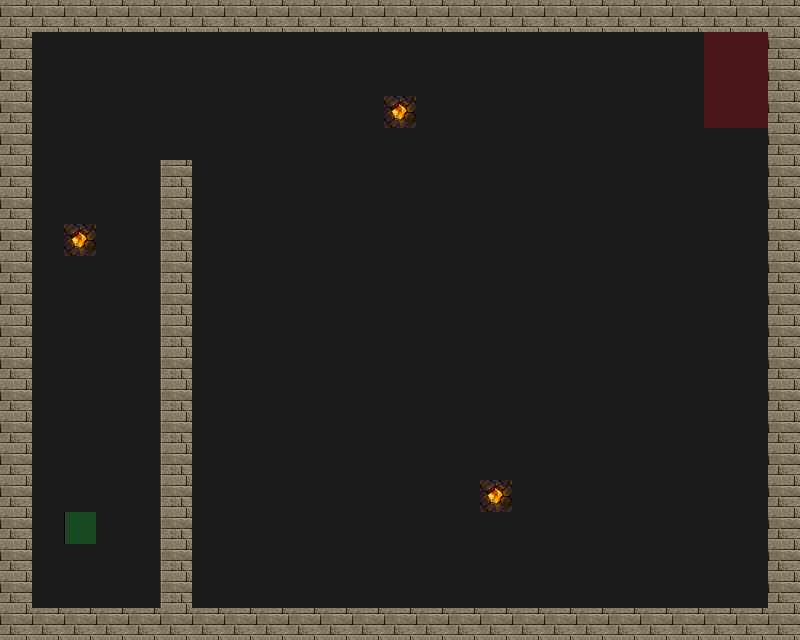

Below is a game level as drawn by its tile map, then a one-line description and the .tmx file that defines it, in full:
An orthogonal 25x20 tile map with 32x32 px tiles, 4 tile layers (Road, Trap, Wall, Utility), 4 tilesets.

<map version="1.2" tiledversion="1.2.3" orientation="orthogonal" renderorder="right-down" width="25" height="20" tilewidth="32" tileheight="32" infinite="0" nextlayerid="5" nextobjectid="1">
 <tileset firstgid="1" source="tilesets/meta.tsx" />
 <tileset firstgid="3" source="tilesets/road.tsx" />
 <tileset firstgid="4" source="tilesets/traps.tsx" />
 <tileset firstgid="196" source="tilesets/wallsandroofs.tsx" />
 <layer id="1" name="Road" width="25" height="20">
  <data encoding="csv">
3,3,3,3,3,3,3,3,3,3,3,3,3,3,3,3,3,3,3,3,3,3,3,3,3,
3,3,3,3,3,3,3,3,3,3,3,3,3,3,3,3,3,3,3,3,3,3,3,3,3,
3,3,3,3,3,3,3,3,3,3,3,3,3,3,3,3,3,3,3,3,3,3,3,3,3,
3,3,3,3,3,3,3,3,3,3,3,3,3,3,3,3,3,3,3,3,3,3,3,3,3,
3,3,3,3,3,3,3,3,3,3,3,3,3,3,3,3,3,3,3,3,3,3,3,3,3,
3,3,3,3,3,3,3,3,3,3,3,3,3,3,3,3,3,3,3,3,3,3,3,3,3,
3,3,3,3,3,3,3,3,3,3,3,3,3,3,3,3,3,3,3,3,3,3,3,3,3,
3,3,3,3,3,3,3,3,3,3,3,3,3,3,3,3,3,3,3,3,3,3,3,3,3,
3,3,3,3,3,3,3,3,3,3,3,3,3,3,3,3,3,3,3,3,3,3,3,3,3,
3,3,3,3,3,3,3,3,3,3,3,3,3,3,3,3,3,3,3,3,3,3,3,3,3,
3,3,3,3,3,3,3,3,3,3,3,3,3,3,3,3,3,3,3,3,3,3,3,3,3,
3,3,3,3,3,3,3,3,3,3,3,3,3,3,3,3,3,3,3,3,3,3,3,3,3,
3,3,3,3,3,3,3,3,3,3,3,3,3,3,3,3,3,3,3,3,3,3,3,3,3,
3,3,3,3,3,3,3,3,3,3,3,3,3,3,3,3,3,3,3,3,3,3,3,3,3,
3,3,3,3,3,3,3,3,3,3,3,3,3,3,3,3,3,3,3,3,3,3,3,3,3,
3,3,3,3,3,3,3,3,3,3,3,3,3,3,3,3,3,3,3,3,3,3,3,3,3,
3,3,3,3,3,3,3,3,3,3,3,3,3,3,3,3,3,3,3,3,3,3,3,3,3,
3,3,3,3,3,3,3,3,3,3,3,3,3,3,3,3,3,3,3,3,3,3,3,3,3,
3,3,3,3,3,3,3,3,3,3,3,3,3,3,3,3,3,3,3,3,3,3,3,3,3,
3,3,3,3,3,3,3,3,3,3,3,3,3,3,3,3,3,3,3,3,3,3,3,3,3
</data>
 </layer>
 <layer id="2" name="Trap" width="25" height="20">
  <data encoding="csv">
0,0,0,0,0,0,0,0,0,0,0,0,0,0,0,0,0,0,0,0,0,0,0,0,0,
0,0,0,0,0,0,0,0,0,0,0,0,0,0,0,0,0,0,0,0,0,0,0,0,0,
0,0,0,0,0,0,0,0,0,0,0,0,0,0,0,0,0,0,0,0,0,0,0,0,0,
0,0,0,0,0,0,0,0,0,0,0,0,156,0,0,0,0,0,0,0,0,0,0,0,0,
0,0,0,0,0,0,0,0,0,0,0,0,0,0,0,0,0,0,0,0,0,0,0,0,0,
0,0,0,0,0,0,0,0,0,0,0,0,0,0,0,0,0,0,0,0,0,0,0,0,0,
0,0,0,0,0,0,0,0,0,0,0,0,0,0,0,0,0,0,0,0,0,0,0,0,0,
0,0,156,0,0,0,0,0,0,0,0,0,0,0,0,0,0,0,0,0,0,0,0,0,0,
0,0,0,0,0,0,0,0,0,0,0,0,0,0,0,0,0,0,0,0,0,0,0,0,0,
0,0,0,0,0,0,0,0,0,0,0,0,0,0,0,0,0,0,0,0,0,0,0,0,0,
0,0,0,0,0,0,0,0,0,0,0,0,0,0,0,0,0,0,0,0,0,0,0,0,0,
0,0,0,0,0,0,0,0,0,0,0,0,0,0,0,0,0,0,0,0,0,0,0,0,0,
0,0,0,0,0,0,0,0,0,0,0,0,0,0,0,0,0,0,0,0,0,0,0,0,0,
0,0,0,0,0,0,0,0,0,0,0,0,0,0,0,0,0,0,0,0,0,0,0,0,0,
0,0,0,0,0,0,0,0,0,0,0,0,0,0,0,0,0,0,0,0,0,0,0,0,0,
0,0,0,0,0,0,0,0,0,0,0,0,0,0,0,156,0,0,0,0,0,0,0,0,0,
0,0,0,0,0,0,0,0,0,0,0,0,0,0,0,0,0,0,0,0,0,0,0,0,0,
0,0,0,0,0,0,0,0,0,0,0,0,0,0,0,0,0,0,0,0,0,0,0,0,0,
0,0,0,0,0,0,0,0,0,0,0,0,0,0,0,0,0,0,0,0,0,0,0,0,0,
0,0,0,0,0,0,0,0,0,0,0,0,0,0,0,0,0,0,0,0,0,0,0,0,0
</data>
 </layer>
 <layer id="3" name="Wall" width="25" height="20">
  <data encoding="csv">
261,261,261,261,261,261,261,261,261,261,261,261,261,261,261,261,261,261,261,261,261,261,261,261,261,
261,0,0,0,0,0,0,0,0,0,0,0,0,0,0,0,0,0,0,0,0,0,0,0,261,
261,0,0,0,0,0,0,0,0,0,0,0,0,0,0,0,0,0,0,0,0,0,0,0,261,
261,0,0,0,0,0,0,0,0,0,0,0,0,0,0,0,0,0,0,0,0,0,0,0,261,
261,0,0,0,0,0,0,0,0,0,0,0,0,0,0,0,0,0,0,0,0,0,0,0,261,
261,0,0,0,0,260,0,0,0,0,0,0,0,0,0,0,0,0,0,0,0,0,0,0,261,
261,0,0,0,0,260,0,0,0,0,0,0,0,0,0,0,0,0,0,0,0,0,0,0,261,
261,0,0,0,0,260,0,0,0,0,0,0,0,0,0,0,0,0,0,0,0,0,0,0,261,
261,0,0,0,0,260,0,0,0,0,0,0,0,0,0,0,0,0,0,0,0,0,0,0,261,
261,0,0,0,0,260,0,0,0,0,0,0,0,0,0,0,0,0,0,0,0,0,0,0,261,
261,0,0,0,0,260,0,0,0,0,0,0,0,0,0,0,0,0,0,0,0,0,0,0,261,
261,0,0,0,0,260,0,0,0,0,0,0,0,0,0,0,0,0,0,0,0,0,0,0,261,
261,0,0,0,0,260,0,0,0,0,0,0,0,0,0,0,0,0,0,0,0,0,0,0,261,
261,0,0,0,0,260,0,0,0,0,0,0,0,0,0,0,0,0,0,0,0,0,0,0,261,
261,0,0,0,0,260,0,0,0,0,0,0,0,0,0,0,0,0,0,0,0,0,0,0,261,
261,0,0,0,0,260,0,0,0,0,0,0,0,0,0,0,0,0,0,0,0,0,0,0,261,
261,0,0,0,0,260,0,0,0,0,0,0,0,0,0,0,0,0,0,0,0,0,0,0,261,
261,0,0,0,0,260,0,0,0,0,0,0,0,0,0,0,0,0,0,0,0,0,0,0,261,
261,0,0,0,0,260,0,0,0,0,0,0,0,0,0,0,0,0,0,0,0,0,0,0,261,
261,261,261,261,261,261,261,261,261,261,261,261,261,261,261,261,261,261,261,261,261,261,261,261,261
</data>
 </layer>
 <layer id="4" name="Utility" width="25" height="20">
  <data encoding="csv">
0,0,0,0,0,0,0,0,0,0,0,0,0,0,0,0,0,0,0,0,0,0,0,0,0,
0,0,0,0,0,0,0,0,0,0,0,0,0,0,0,0,0,0,0,0,0,0,1,1,0,
0,0,0,0,0,0,0,0,0,0,0,0,0,0,0,0,0,0,0,0,0,0,1,1,0,
0,0,0,0,0,0,0,0,0,0,0,0,0,0,0,0,0,0,0,0,0,0,1,1,0,
0,0,0,0,0,0,0,0,0,0,0,0,0,0,0,0,0,0,0,0,0,0,0,0,0,
0,0,0,0,0,0,0,0,0,0,0,0,0,0,0,0,0,0,0,0,0,0,0,0,0,
0,0,0,0,0,0,0,0,0,0,0,0,0,0,0,0,0,0,0,0,0,0,0,0,0,
0,0,0,0,0,0,0,0,0,0,0,0,0,0,0,0,0,0,0,0,0,0,0,0,0,
0,0,0,0,0,0,0,0,0,0,0,0,0,0,0,0,0,0,0,0,0,0,0,0,0,
0,0,0,0,0,0,0,0,0,0,0,0,0,0,0,0,0,0,0,0,0,0,0,0,0,
0,0,0,0,0,0,0,0,0,0,0,0,0,0,0,0,0,0,0,0,0,0,0,0,0,
0,0,0,0,0,0,0,0,0,0,0,0,0,0,0,0,0,0,0,0,0,0,0,0,0,
0,0,0,0,0,0,0,0,0,0,0,0,0,0,0,0,0,0,0,0,0,0,0,0,0,
0,0,0,0,0,0,0,0,0,0,0,0,0,0,0,0,0,0,0,0,0,0,0,0,0,
0,0,0,0,0,0,0,0,0,0,0,0,0,0,0,0,0,0,0,0,0,0,0,0,0,
0,0,0,0,0,0,0,0,0,0,0,0,0,0,0,0,0,0,0,0,0,0,0,0,0,
0,0,2,0,0,0,0,0,0,0,0,0,0,0,0,0,0,0,0,0,0,0,0,0,0,
0,0,0,0,0,0,0,0,0,0,0,0,0,0,0,0,0,0,0,0,0,0,0,0,0,
0,0,0,0,0,0,0,0,0,0,0,0,0,0,0,0,0,0,0,0,0,0,0,0,0,
0,0,0,0,0,0,0,0,0,0,0,0,0,0,0,0,0,0,0,0,0,0,0,0,0
</data>
 </layer>
</map>
